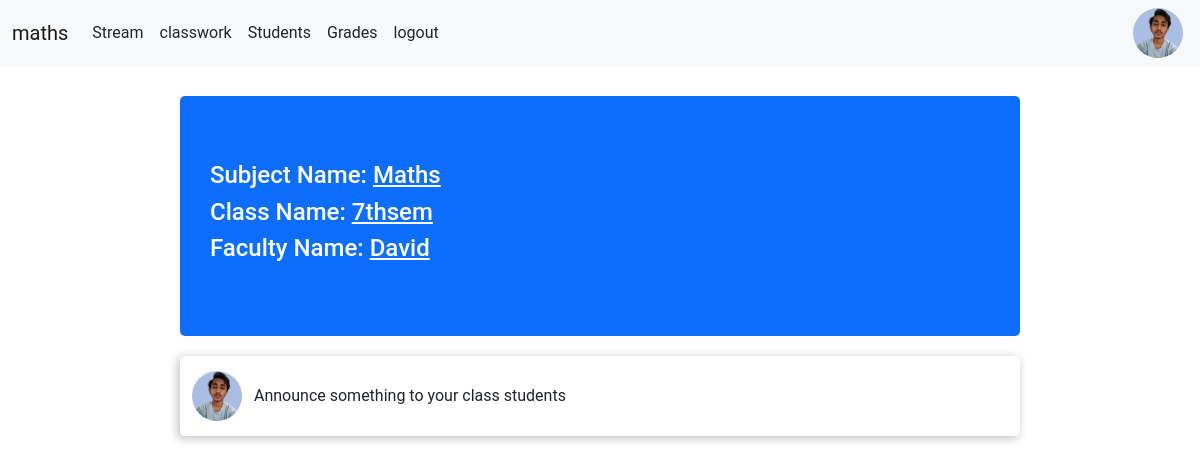
The page /teacher_portal/class_detail/3/ (signed in) on the database its author committed.
### TeacherPortal/models.py (models this page shows, shortened)
class CreateClass(models.Model):
    teacher = models.ForeignKey(Teacher,related_name="class_teacher",on_delete=models.CASCADE,null=True)
    student = models.ManyToManyField(Student)
    class_name = models.CharField(max_length=255,null=False)
    section = models.CharField(max_length=255)
    subject_name = models.CharField(max_length=255)

### account/models.py (models this page shows)
class Teacher(models.Model):
    user = models.OneToOneField(User,on_delete=models.CASCADE,primary_key=True,related_name='Teacher')
    name = models.CharField(max_length=250)
    email = models.EmailField(max_length=254)
    phone = models.IntegerField()
    teacher_profile_pic = models.ImageField(upload_to="classroom/teacher_profile_pic",blank=True)
    class_students = models.ManyToManyField(Student)
    def __str__(self):
        return self.name

### TeacherPortal/views.py (the view)
# urls.py: path('class_detail/<int:id>/',views.classDetail ,name='class_detail'),
def classDetail(request,id):
    teacher = Teacher.objects.get(user=request.user)
    context = {
        'class_detail': get_object_or_404(CreateClass, pk=id),
        'teacher':teacher,
        'id':id,
    }
    return render(request,'TeacherPortal/class_detail.html',context)

### TeacherPortal/templates/TeacherPortal/class_detail.html (shortened to what this page needs)
{% extends 'TeacherPortal/base.html' %}
{% load static %}
{% block link %} <link rel="stylesheet" href="{% static './TeacherPortal/css/stream.css' %}"> {% endblock link %}
{% block content %}
    <section>
        <div id="stream">
            <div id="class-detail-container" class="bg-primary">
                <h4>
                    Subject Name: <span style="text-decoration: underline;">{{class_detail.subject_name}}</span>
                </h4>
                <h4>Class Name: <span style="text-decoration: underline;">{{class_detail.class_name}}</span></h4>
                <h4>Faculty Name: <span style="text-decoration: underline;">{{class_detail.teacher}}</span></h4>
            </div>
            <div id="announcement">
                <div id="user-profile-image">
                    <button class="btn border-0">
                        {% if teacher.teacher_profile_pic %}
                            <img  style="width: 50px; height: 50px; border-radius: 50%;" src="{{ teacher.teacher_profile_pic.url }}" alt="profile">
                        {% else %}
                            <img  style="width: 50px; height: 50px; border-radius: 50%;"
                            src="{% static './TeacherPortal/images/user.png' %}"
                            alt="Profile"
                            />
                        {% endif %}
                    </button>
                </div>
                <div id="announcement-text">
                    Announce something to your class students
                </div>
            </div>
        </div>
    </section>
{% endblock content %}

### TeacherPortal/templates/TeacherPortal/base.html (shortened to what this page needs)
{% load static %}
<!doctype html>
<html lang="en">
  <head>
    <link rel="stylesheet" href="{% static './TeacherPortal/css/base.css' %}">
    {% block link %} {% endblock link %}
    <link href="https://cdn.jsdelivr.net/npm/bootstrap@5.2.0/dist/css/bootstrap.min.css" rel="stylesheet">
    <link rel="stylesheet" href="https://cdnjs.cloudflare.com/ajax/libs/font-awesome/4.7.0/css/font-awesome.min.css">
  </head>
  <body>
    <nav class="navbar navbar-expand-lg bg-light">
        <div class="container-fluid">
          <a id="sub-header" class="navbar-brand" href="{% url 'teacher_portal:class_detail' id %}"> {{class_detail.subject_name}} </a>
          <div class="collapse navbar-collapse" id="navbarSupportedContent">
            <ul class="navbar-nav me-auto mb-2 mb-lg-0">
              <li class="nav-item">
                <a class="nav-link text-dark" aria-current="page" href="{% url 'teacher_portal:class_detail' id %}">Stream</a>
              </li>
              <li class="nav-item">
                <a class="nav-link text-dark" aria-current="page" href="{% url 'teacher_portal:classwork' id %}">classwork</a>
              </li>
              <li class="nav-item">
                <a class="nav-link text-dark" href="{% url 'teacher_portal:students' id %}">Students</a>
              </li>
              <li class="nav-item">
                <a class="nav-link text-dark" href="#">Grades</a>
              </li>
              <li class="nav-item">
                <a class="nav-link text-dark" href="{% url 'teacher_portal:logout' %}">logout</a>
              </li>
            </ul>
          </div>
          <div>
              <button style="margin-right:5px;" id="profile-btn">
                {% if teacher.teacher_profile_pic %}
                    <img  style="width: 50px; height: 50px; border-radius: 50%;" src="{{ teacher.teacher_profile_pic.url }}" alt="profile">
                {% else %}
                  <img  style="width: 50px; height: 50px; border-radius: 50%;"
                  src="{% static './TeacherPortal/images/user.png' %}"
                  alt="Profile"
                  />
                {% endif %}
              </button>
           </div>
        </div>
      </nav>
      {% block content %}
      {% endblock content %}
  </body>
</html>

### static/TeacherPortal/css/base.css (style rules this page uses)
* { margin: 0; padding: 0; font-family: "Roboto",Helvetica,Arial,sans-serif; -webkit-font-smoothing: antialiased; }
.navbar { display: flex; justify-content: space-between; }
a { text-decoration: none; color: black; }
#profile-btn { border: none; background: none; }
#profile-btn > img { width: 30px; height: 30px; border-radius: 50%; }

### static/TeacherPortal/css/stream.css (style rules this page uses)
#stream { width: 70%; margin: auto; height: 400px; }
#class-detail-container { width: 100%; height: 15rem; border-radius: 5px; margin-top: 30px; padding: 30px; display: flex; flex-direction: column; justify-content: center; column-gap: 30px; color: white; text-transform: capitalize; }
#announcement { border: none; border-radius: 5px; margin-top: 20px; width: 100%; height: 5rem; -webkit-box-shadow: -2px 2px 10px 1px rgba(201,201,201,1); -moz-box-shadow: -2px 2px 10px 1px rgba(201,201,201,1); box-shadow: -2px 2px 10px 1px rgba(201,201,201,1); display: flex; align-items: center; }
#announcement-text { flex-grow: 2; }

### rows shown on the page
CreateClass: subject_name "maths", subject_name "Maths", class_name "7thsem", teacher "David"
Teacher: teacher_profile_pic (picture)
